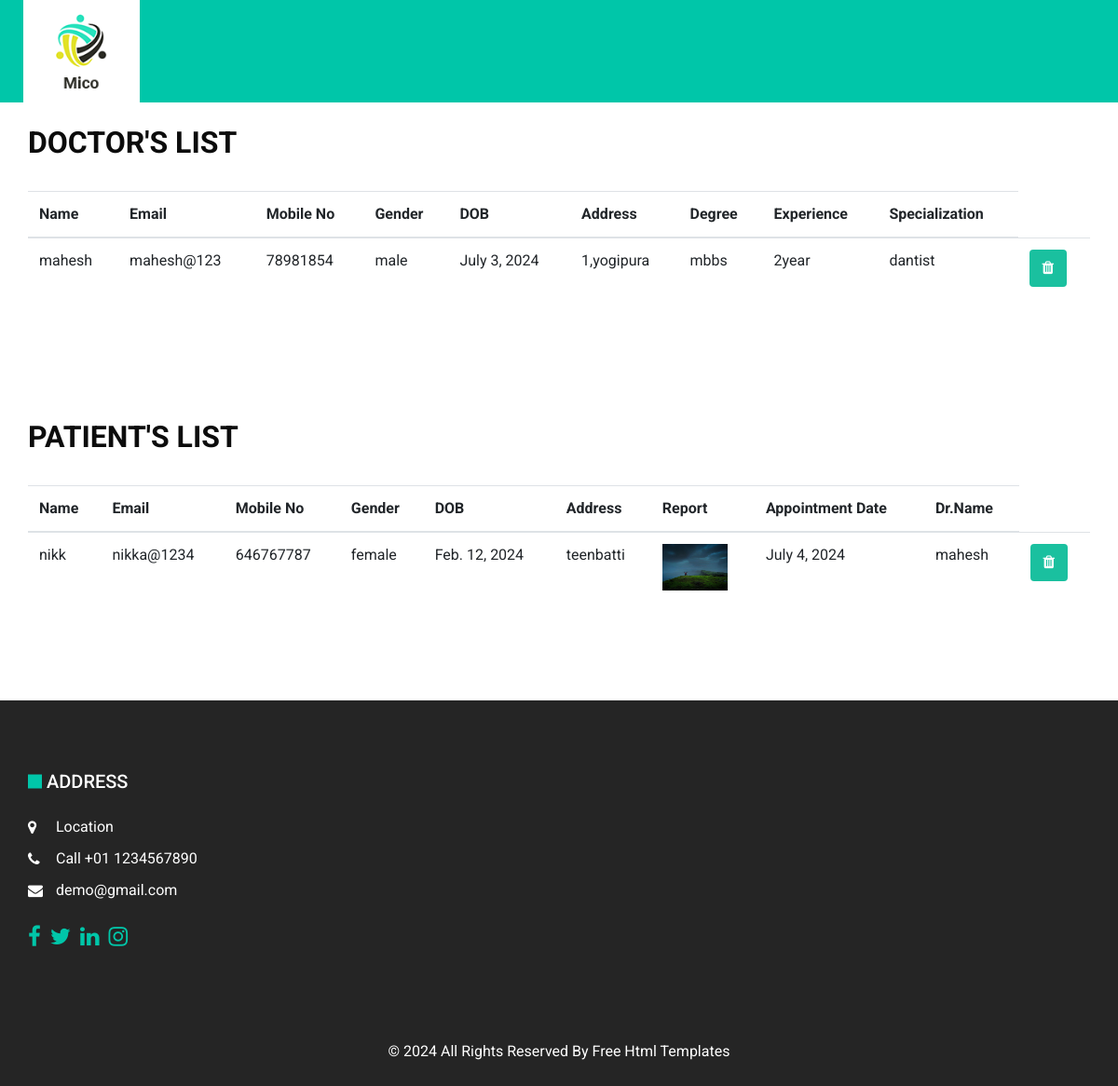
/admin_view/, run on the app's committed database.
### app/models.py (models this page shows, shortened)
class Doctor(models.Model):
    name = models.CharField(max_length=200)
    email = models.CharField(max_length=200)
    mobile_no = models.IntegerField()
    gender = models.CharField(max_length=200)
    dob = models.DateField()
    address = models.CharField(max_length=200)
    degree = models.CharField(max_length=200)
    experience = models.CharField(max_length=200)
    Specialization = models.CharField(max_length=200)
    image = models.FileField(upload_to='doctor', max_length=100)
    password = models.CharField(max_length=200)
    def __str__(self):
        return str(self.name)

class Appointment(models.Model):
    name = models.CharField(max_length=150)
    mobile_no = models.IntegerField()
    email = models.EmailField(max_length=150)
    gender =models.CharField(max_length=150)
    dob = models.DateField()
    ap_date = models.DateField()
    dr_name = models.ForeignKey(Doctor, on_delete=models.CASCADE)
    address = models.TextField()
    report = models.FileField(upload_to = 'patient', max_length=100)

### app/views.py (the view)
# urls.py: path("admin_view/", admin_view),
def admin_view(request):
    doctor_obj = Doctor.objects.all()
    patient_obj = Appointment.objects.all()
    return render(request, "admin-view.html", {"patient_obj":patient_obj, "doctor_obj":doctor_obj})

### app/templates/admin-view.html (shortened to what this page needs)
{% load static %}
<!DOCTYPE html>
<html>
<head>
  <link rel="stylesheet" type="text/css" href="{% static 'css/bootstrap.css' %}" />
  <link rel="stylesheet" type="text/css" href="https://cdnjs.cloudflare.com/ajax/libs/OwlCarousel2/2.3.4/assets/owl.carousel.min.css" />
  <link href="{% static 'css/font-awesome.min.css' %}" rel="stylesheet" />
  <link rel="stylesheet" href="https://cdnjs.cloudflare.com/ajax/libs/jquery-nice-select/1.1.0/css/nice-select.min.css" />
  <link rel="stylesheet" href="https://cdnjs.cloudflare.com/ajax/libs/bootstrap-datepicker/1.3.0/css/datepicker.css">
  <link href="{% static 'css/style.css' %}" rel="stylesheet" />
  <link href="{% static 'css/responsive.css' %}" rel="stylesheet" />
</head>
<body class="sub_page">
  <div class="hero_area">
    <header class="header_section">
      <div class="header_bottom">
        <div class="container-fluid">
          <nav class="navbar navbar-expand-lg custom_nav-container ">
            <a class="navbar-brand" href="index.html">
              <img src="{% static 'images/logo.png' %}" alt="">
            </a>
          </nav>
        </div>
      </div>
    </header>
  </div>
  <section class="contact_section layout_padding-bottom">
    <div class="container">
      <div class="heading_container">
        <br>
        <h2>
          Doctor's List
        </h2>
      </div>
      <table class="table caption-top">
        <thead>
          <tr>
            <th scope="col">Name</th>
            <th scope="col">Email</th>
            <th scope="col">Mobile No</th>
            <th scope="col">Gender</th>
            <th scope="col">DOB</th>
            <th scope="col">Address</th>
            <th scope="col">Degree</th>
            <th scope="col">Experience</th>
            <th scope="col">Specialization</th>
          </tr>
        </thead>
        <tbody>
          <tr>
          {% for j in doctor_obj %}
            <td>{{j.name}}</td>
            <td>{{j.email}}</td>
            <td>{{j.mobile_no}}</td>
            <td>{{j.gender}}</td>
            <td>{{j.dob}}</td>
            <td>{{j.address}}</td>
            <td>{{j.degree}}</td>
            <td>{{j.experience}}</td>
            <td>{{j.Specialization}}</td>
            <td>
              <a href="{% url 'delete_doctor' j.id %}"><button class="btn"><i class="fa fa-trash"></i></button></a>
            </td>
          </tr>
          {% endfor %}
        </tbody>
      </table>
    </div>
  </section>
  <section class="contact_section layout_padding-bottom">
    <div class="container">
      <div class="heading_container">
        <br>
        <h2>
          Patient's List
        </h2>
      </div>
      <table class="table caption-top">
        <thead>
          <tr>
            <th scope="col">Name</th>
            <th scope="col">Email</th>
            <th scope="col">Mobile No</th>
            <th scope="col">Gender</th>
            <th scope="col">DOB</th>
            <th scope="col">Address</th>
            <th scope="col">Report</th>
            <th scope="col">Appointment Date</th>
            <th scope="col">Dr.Name</th>
          </tr>
        </thead>
        <tbody>
          <tr>
          {% for i in patient_obj %}
            <td>{{i.name}}</td>
            <td>{{i.email}}</td>
            <td>{{i.mobile_no}}</td>
            <td>{{i.gender}}</td>
            <td>{{i.dob}}</td>
            <td>{{i.address}}</td>
            <td><img src="{{i.report.url}}" style="height:50px; width:70px;"></td>
            <td>{{i.ap_date}}</td>
            <td>{{i.dr_name}}</td>
            <td>
              <a href="{% url 'delete_patient_admin' i.id %}"><button class="btn"><i class="fa fa-trash"></i></button></a>
            </td>
          </tr>
          {% endfor %}
        </tbody>
      </table>
    </div>
  </section>
  <section class="info_section ">
    <div class="container">
      <div class="info_bottom layout_padding2">
        <div class="row info_main_row">
          <div class="col-md-6 col-lg-3">
            <h5>
              Address
            </h5>
            <div class="info_contact">
              <a href="">
                <i class="fa fa-map-marker" aria-hidden="true"></i>
                <span>
                  Location
                </span>
              </a>
              <a href="">
                <i class="fa fa-phone" aria-hidden="true"></i>
                <span>
                  Call +01 1234567890
                </span>
              </a>
              <a href="">
                <i class="fa fa-envelope"></i>
                <span>
                  demo@gmail.com
                </span>
              </a>
            </div>
            <div class="social_box">
              <a href="">
                <i class="fa fa-facebook" aria-hidden="true"></i>
              </a>
              <a href="">
                <i class="fa fa-twitter" aria-hidden="true"></i>
              </a>
              <a href="">
                <i class="fa fa-linkedin" aria-hidden="true"></i>
              </a>
              <a href="">
                <i class="fa fa-instagram" aria-hidden="true"></i>
              </a>
            </div>
          </div>
        </div>
      </div>
    </div>
  </section>
  <footer class="footer_section">
    <div class="container">
      <p>
        &copy; <span id="displayYear"></span> All Rights Reserved By
        <a href="https://html.design/">Free Html Templates</a>
      </p>
    </div>
  </footer>
</body>
</html>

### app/static/css/style.css (style rules this page uses)
body { font-family: 'Roboto', sans-serif; color: #0c0c0c; background-color: #ffffff; overflow-x: hidden; }
.layout_padding2 { padding: 75px 0; }
.layout_padding-bottom { padding-bottom: 90px; }
.heading_container { display: -webkit-box; display: -ms-flexbox; display: flex; -webkit-box-orient: vertical; -webkit-box-direction: normal; -ms-flex-direction: column; flex-direction: column; -webkit-box-align: start; -ms-flex-align: start; align-items: flex-start; }
.heading_container h2 { position: relative; font-weight: bold; }
a, a:hover, a:focus { text-decoration: none; }
.btn, .btn:focus { outline: none !important; -webkit-box-shadow: none; box-shadow: none; }
.hero_area { position: relative; }
.sub_page .hero_area { height: auto; }
.sub_page .header_section { margin-top: 0; }
.header_section .header_bottom { background-color: #00c6a9; }
.header_section .header_bottom .container-fluid { padding-right: 25px; padding-left: 25px; }
.navbar-brand { background-color: #ffffff; padding: 15px 35px; }
.navbar-brand img { width: 55px; }
.custom_nav-container { padding: 0; }
.contact_section { position: relative; }
.contact_section .heading_container { margin-bottom: 25px; }
.contact_section .heading_container h2 { text-transform: uppercase; }
.info_section { background-color: #252525; color: #ffffff; }
.info_section h5 { text-transform: uppercase; position: relative; padding-left: 20px; margin-bottom: 25px; }
.info_section h5:before { content: ""; position: absolute; top: 50%; left: 0; width: 15px; height: 15px; background-color: #00c6a9; -webkit-transform: translateY(-50%); transform: translateY(-50%); }
.info_section .info_contact a { display: -webkit-box; display: -ms-flexbox; display: flex; -webkit-box-align: center; -ms-flex-align: center; align-items: center; color: #ffffff; margin-bottom: 10px; }
.info_section .info_contact a i { margin-right: 5px; width: 25px; }
.info_section .social_box { width: 100%; display: -webkit-box; display: -ms-flexbox; display: flex; margin-top: 25px; }
.info_section .social_box a { display: -webkit-box; display: -ms-flexbox; display: flex; -webkit-box-pack: center; -ms-flex-pack: center; justify-content: center; -webkit-box-align: center; -ms-flex-align: center; align-items: center; color: #00c6a9; font-size: 24px; margin-right: 10px; }
.footer_section { position: relative; background-color: #252525; text-align: center; }
.footer_section p { color: #ffffff; padding: 25px 0; margin: 0; }
.footer_section p a { color: inherit; }

### app/static/css/responsive.css (style rules this page uses)
@media (min-width: 1200px) { .container { max-width: 1170px; } }
.btn { background-color: #1ac09f; border: none; color: white; padding: 8px 14px; font-size: 16px; cursor: pointer; }

### data on the page
Doctor: name "mahesh", email "mahesh@123", mobile_no "78981854", gender "male", dob "July 3, 2024", address "1,yogipura", degree "mbbs", experience "2year", Specialization "dantist"
Appointment: name "nikk", email "nikka@1234", mobile_no "646767787", gender "female", dob "Feb. 12, 2024", address "teenbatti", report (picture), ap_date "July 4, 2024", dr_name "mahesh"
